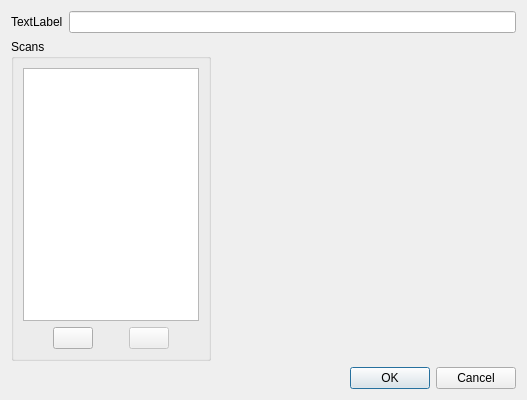
<?xml version="1.0" encoding="UTF-8"?>
<ui version="4.0">
 <class>DlgEnroll</class>
 <widget class="QDialog" name="DlgEnroll">
  <property name="geometry">
   <rect>
    <x>0</x>
    <y>0</y>
    <width>527</width>
    <height>400</height>
   </rect>
  </property>
  <property name="windowTitle">
   <string>Enrollment</string>
  </property>
  <layout class="QVBoxLayout" name="verticalLayout_3">
   <item>
    <layout class="QHBoxLayout" name="horizontalLayout">
     <item>
      <widget class="QLabel" name="label">
       <property name="text">
        <string>TextLabel</string>
       </property>
      </widget>
     </item>
     <item>
      <widget class="QLineEdit" name="leName"/>
     </item>
    </layout>
   </item>
   <item>
    <layout class="QHBoxLayout" name="horizontalLayout_3">
     <item>
      <widget class="QGroupBox" name="groupBox">
       <property name="maximumSize">
        <size>
         <width>200</width>
         <height>16777215</height>
        </size>
       </property>
       <property name="title">
        <string>Scans</string>
       </property>
       <layout class="QVBoxLayout" name="verticalLayout">
        <item>
         <widget class="QListWidget" name="listScans">
          <property name="sizePolicy">
           <sizepolicy hsizetype="Minimum" vsizetype="Expanding">
            <horstretch>0</horstretch>
            <verstretch>0</verstretch>
           </sizepolicy>
          </property>
         </widget>
        </item>
        <item>
         <layout class="QHBoxLayout" name="horizontalLayout_2">
          <item>
           <widget class="QPushButton" name="btnAdd">
            <property name="sizePolicy">
             <sizepolicy hsizetype="Maximum" vsizetype="Fixed">
              <horstretch>0</horstretch>
              <verstretch>0</verstretch>
             </sizepolicy>
            </property>
            <property name="text">
             <string/>
            </property>
            <property name="icon">
             <iconset theme="add">
              <normaloff/>
             </iconset>
            </property>
           </widget>
          </item>
          <item>
           <widget class="QPushButton" name="btnRemove">
            <property name="enabled">
             <bool>false</bool>
            </property>
            <property name="sizePolicy">
             <sizepolicy hsizetype="Maximum" vsizetype="Fixed">
              <horstretch>0</horstretch>
              <verstretch>0</verstretch>
             </sizepolicy>
            </property>
            <property name="text">
             <string/>
            </property>
            <property name="icon">
             <iconset theme="remove">
              <normaloff/>
             </iconset>
            </property>
           </widget>
          </item>
         </layout>
        </item>
       </layout>
      </widget>
     </item>
     <item>
      <layout class="QVBoxLayout" name="verticalLayout_2">
       <item>
        <widget class="GLWidget" name="glWidget" native="true">
         <property name="sizePolicy">
          <sizepolicy hsizetype="Minimum" vsizetype="Minimum">
           <horstretch>0</horstretch>
           <verstretch>0</verstretch>
          </sizepolicy>
         </property>
        </widget>
       </item>
      </layout>
     </item>
    </layout>
   </item>
   <item>
    <widget class="QDialogButtonBox" name="buttonBox">
     <property name="orientation">
      <enum>Qt::Horizontal</enum>
     </property>
     <property name="standardButtons">
      <set>QDialogButtonBox::Cancel|QDialogButtonBox::Ok</set>
     </property>
    </widget>
   </item>
  </layout>
 </widget>
 <customwidgets>
  <customwidget>
   <class>GLWidget</class>
   <extends>QWidget</extends>
   <header>facelib/glwidget.h</header>
   <container>1</container>
  </customwidget>
 </customwidgets>
 <resources/>
 <connections>
  <connection>
   <sender>buttonBox</sender>
   <signal>rejected()</signal>
   <receiver>DlgEnroll</receiver>
   <slot>reject()</slot>
   <hints>
    <hint type="sourcelabel">
     <x>325</x>
     <y>390</y>
    </hint>
    <hint type="destinationlabel">
     <x>286</x>
     <y>274</y>
    </hint>
   </hints>
  </connection>
 </connections>
</ui>
